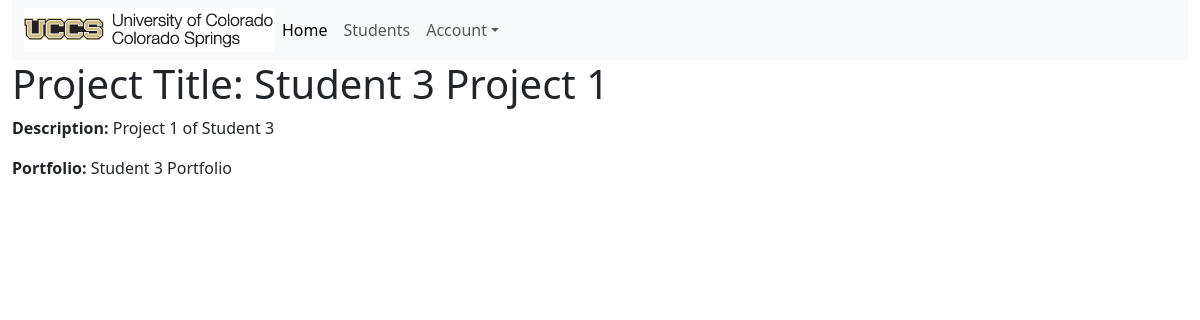
Page /projects/4 on the earlier database version.
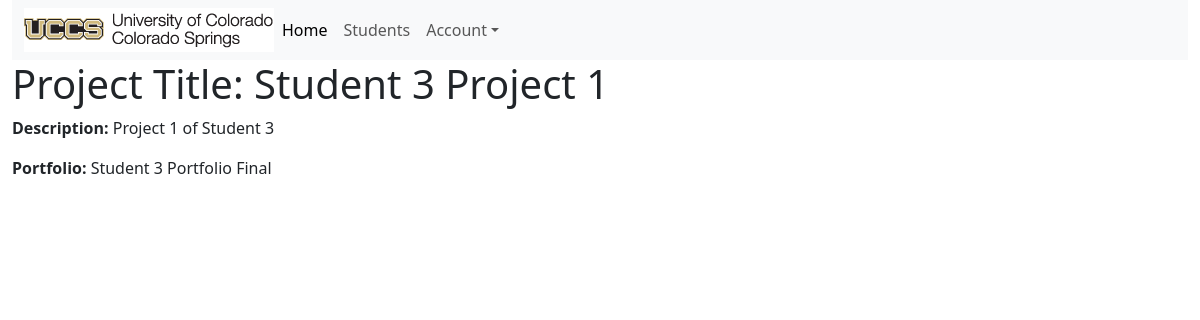
Same page on the later database version.
### portfolio_app/models.py (models this page shows, shortened)
class Portfolio(models.Model):
    title = models.CharField(max_length=200)
    contact_email = models.CharField(max_length=200)
    is_active = models.BooleanField(default=False)
    about = models.TextField(blank=True)
    def __str__(self):
        return self.title

### portfolio_app/views.py (the view)
# urls.py: path('projects/<int:pk>', views.ProjectDetailView.as_view(), name='project-detail'),
class ProjectDetailView(generic.DetailView):
    model = Project

### portfolio_app/templates/portfolio_app/project_detail.html
{% extends 'portfolio_app/base_template.html' %}
{% block content %}
<h1>Project Title: {{ project.title }}</h1>
<p><strong>Description:</strong> {{ project.description }}</p>
<p><strong>Portfolio:</strong> {{ project.portfolio }} </p>
{% endblock %}

Differences in the rows shown:
changed Portfolio: portfolio "Student 3 Portfolio" → "Student 3 Portfolio Final"
